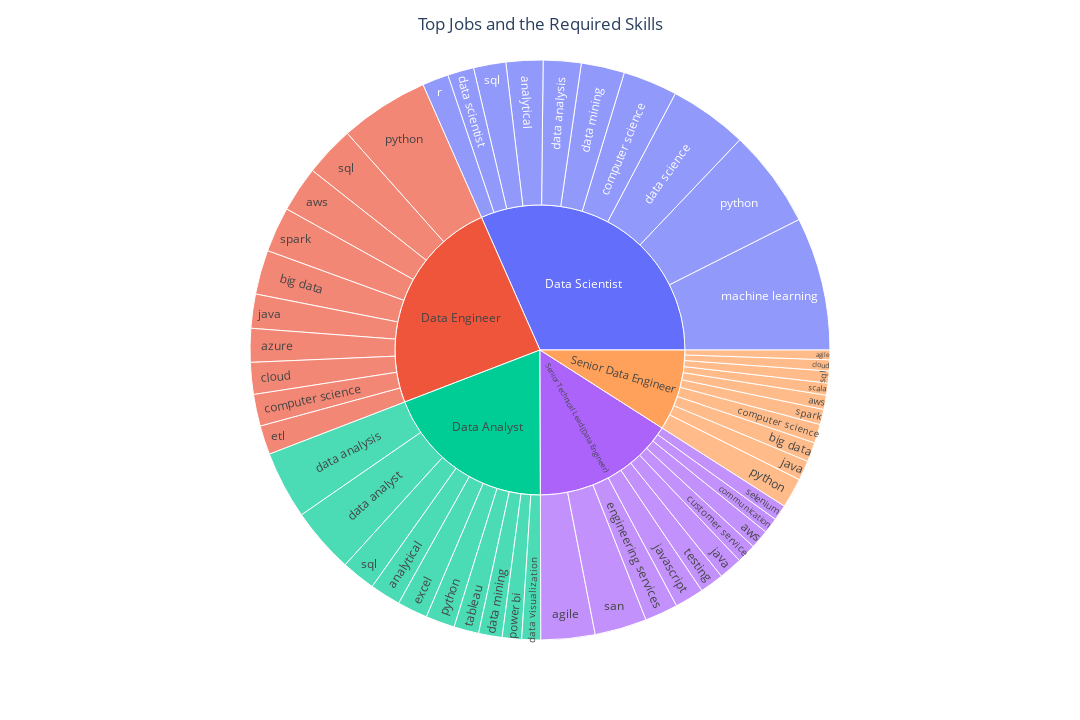

This figure's notebook cell:
### Code cell
# Display the figure
fig1.show()

### Figure 1 — Plotly figure (JSON) as saved in the notebook; plotly's stock layout.template omitted (floating-point values rounded to 4 significant figures)
{"data": [{"branchvalues": "total", "domain": {"x": [0, 1], "y": [0, 1]}, "hovertemplate": "labels=%{label}<br>count=%{value}<br>parent=%{parent}<br>id=%{id}<extra></extra>", "ids": ["Senior Data Engineer/agile", "Senior Technical Lead (Data Engineer)/agile", "Data Analyst/analytical", "Data Scientist/analytical", "Data Engineer/aws", "Senior Data Engineer/aws", "Senior Technical Lead (Data Engineer)/aws", "Data Engineer/azure", "Data Engineer/big data", "Senior Data Engineer/big data", "Data Engineer/cloud", "Senior Data Engineer/cloud", "Senior Technical Lead (Data Engineer)/communication", "Data Engineer/computer science", "Data Scientist/computer science", "Senior Data Engineer/computer science", "Senior Technical Lead (Data Engineer)/customer service", "Data Analyst/data analysis", "Data Scientist/data analysis", "Data Analyst/data analyst", "Data Analyst/data mining", "Data Scientist/data mining", "Data Scientist/data science", "Data Scientist/data scientist", "Data Analyst/data visualization", "Senior Technical Lead (Data Engineer)/engineering services", "Data Engineer/etl", "Data Analyst/excel", "Data Engineer/java", "Senior Data Engineer/java", "Senior Technical Lead (Data Engineer)/java", "Senior Technical Lead (Data Engineer)/javascript", "Data Scientist/machine learning", "Data Analyst/power bi", "Data Analyst/python", "Data Engineer/python", "Data Scientist/python", "Senior Data Engineer/python", "Data Scientist/r", "Senior Technical Lead (Data Engineer)/san", "Senior Data Engineer/scala", "Senior Technical Lead (Data Engineer)/selenium", "Data Engineer/spark", "Senior Data Engineer/spark", "Data Analyst/sql", "Data Engineer/sql", "Data Scientist/sql", "Senior Data Engineer/sql", "Data Analyst/tableau", "Senior Technical Lead (Data Engineer)/testing", "Data Analyst", "Data Engineer", "Data Scientist", "Senior Data Engineer", "Senior Technical Lead (Data Engineer)"], "labels": ["agile", "agile", "analytical", "analytical", "aws", "aws", "aws", "azure", "big data", "big data", "cloud", "cloud", "communication", "computer science", "computer science", "computer science", "customer service", "data analysis", "data analysis", "data analyst", "data mining", "data mining", "data science", "data scientist", "data visualization", "engineering services", "etl", "excel", "java", "java", "java", "javascript", "machine learning", "power bi", "python", "python", "python", "python", "r", "san", "scala", "selenium", "spark", "spark", "sql", "sql", "sql", "sql", "tableau", "testing", "Data Analyst", "Data Engineer", "Data Scientist", "Senior Data Engineer", "Senior Technical Lead (Data Engineer)"], "name": "", "parents": ["Senior Data Engineer", "Senior Technical Lead (Data Engineer)", "Data Analyst", "Data Scientist", "Data Engineer", "Senior Data Engineer", "Senior Technical Lead (Data Engineer)", "Data Engineer", "Data Engineer", "Senior Data Engineer", "Data Engineer", "Senior Data Engineer", "Senior Technical Lead (Data Engineer)", "Data Engineer", "Data Scientist", "Senior Data Engineer", "Senior Technical Lead (Data Engineer)", "Data Analyst", "Data Scientist", "Data Analyst", "Data Analyst", "Data Scientist", "Data Scientist", "Data Scientist", "Data Analyst", "Senior Technical Lead (Data Engineer)", "Data Engineer", "Data Analyst", "Data Engineer", "Senior Data Engineer", "Senior Technical Lead (Data Engineer)", "Senior Technical Lead (Data Engineer)", "Data Scientist", "Data Analyst", "Data Analyst", "Data Engineer", "Data Scientist", "Senior Data Engineer", "Data Scientist", "Senior Technical Lead (Data Engineer)", "Senior Data Engineer", "Senior Technical Lead (Data Engineer)", "Data Engineer", "Senior Data Engineer", "Data Analyst", "Data Engineer", "Data Scientist", "Senior Data Engineer", "Data Analyst", "Senior Technical Lead (Data Engineer)", "", "", "", "", ""], "type": "sunburst", "values": [21, 117, 67, 80, 99, 31, 41, 73, 96, 42, 69, 24, 34, 69, 118, 41, 42, 147, 82, 142, 51, 94, 170, 57, 41, 72, 63, 66, 74, 43, 51, 63, 289, 42, 63, 193, 213, 65, 57, 113, 26, 34, 98, 33, 74, 109, 70, 26, 54, 52, 747, 943, 1230, 352, 619]}], "layout": {"autosize": false, "height": 720, "legend": {"tracegroupgap": 0}, "margin": {"t": 60}, "title": {"text": "Top Jobs and the Required Skills", "x": 0.5}, "width": 1080}}
